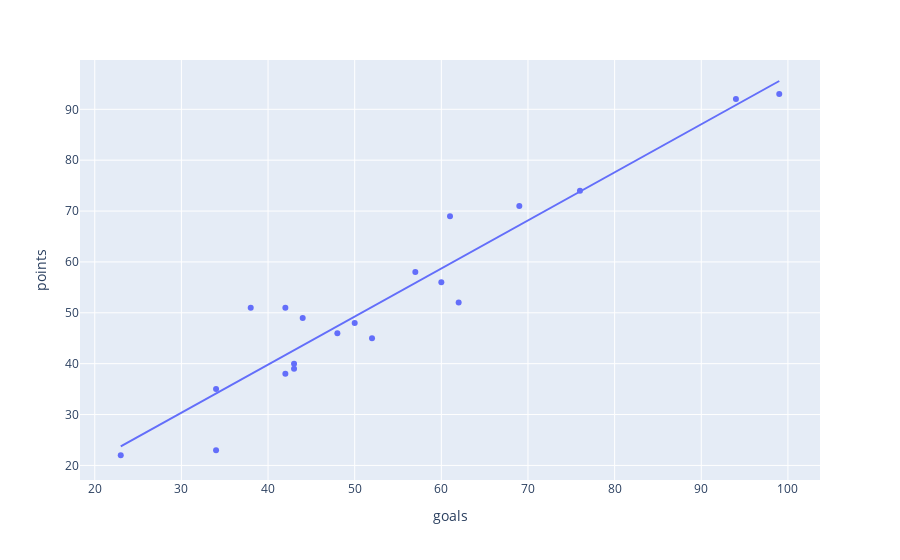

This figure's notebook cell:
### Markdown cell above
## Bonus: Linear regression

Use the `trendline` parameter to add a linear regression line to the scatter plot.

### Code cell


### Figure 1 — Plotly figure (JSON) as saved in the notebook; plotly's stock layout.template omitted (floating-point values rounded to 4 significant figures)
{"data": [{"hovertemplate": "<b>%{hovertext}</b><br><br>goals=%{x}<br>points=%{y}<extra></extra>", "hovertext": ["Manchester City", "Liverpool", "Chelsea", "Tottenham Hotspur", "Arsenal", "Manchester United", "West Ham United", "Leicester City", "Brighton and Hove Albion", "Wolverhampton Wanderers", "Newcastle United", "Crystal Palace", "Brentford", "Aston Villa", "Southampton", "Everton", "Leeds United", "Burnley", "Watford", "Norwich City"], "legendgroup": "", "marker": {"color": "#636efa", "symbol": "circle"}, "mode": "markers", "name": "", "orientation": "v", "showlegend": false, "type": "scatter", "x": [99, 94, 76, 69, 61, 57, 60, 62, 42, 38, 44, 50, 48, 52, 43, 43, 42, 34, 34, 23], "xaxis": "x", "y": [93, 92, 74, 71, 69, 58, 56, 52, 51, 51, 49, 48, 46, 45, 40, 39, 38, 35, 23, 22], "yaxis": "y"}, {"hovertemplate": "<b>OLS trendline</b><br>points = 0.945271 * goals + 1.98071<br>R<sup>2</sup>=0.903610<br><br>goals=%{x}<br>points=%{y} <b>(trend)</b><extra></extra>", "legendgroup": "", "marker": {"color": "#636efa", "symbol": "circle"}, "mode": "lines", "name": "", "showlegend": false, "type": "scatter", "x": [23, 34, 34, 38, 42, 42, 43, 43, 44, 48, 50, 52, 57, 60, 61, 62, 69, 76, 94, 99], "xaxis": "x", "y": [23.72, 34.12, 34.12, 37.9, 41.68, 41.68, 42.63, 42.63, 43.57, 47.35, 49.24, 51.13, 55.86, 58.7, 59.64, 60.59, 67.2, 73.82, 90.84, 95.56], "yaxis": "y"}], "layout": {"autosize": true, "legend": {"tracegroupgap": 0}, "margin": {"t": 60}, "xaxis": {"anchor": "y", "autorange": true, "domain": [0, 1], "range": [17.92, 104.1], "title": {"text": "goals"}, "type": "linear"}, "yaxis": {"anchor": "x", "autorange": true, "domain": [0, 1], "range": [16.41, 99.73], "title": {"text": "points"}, "type": "linear"}}}
